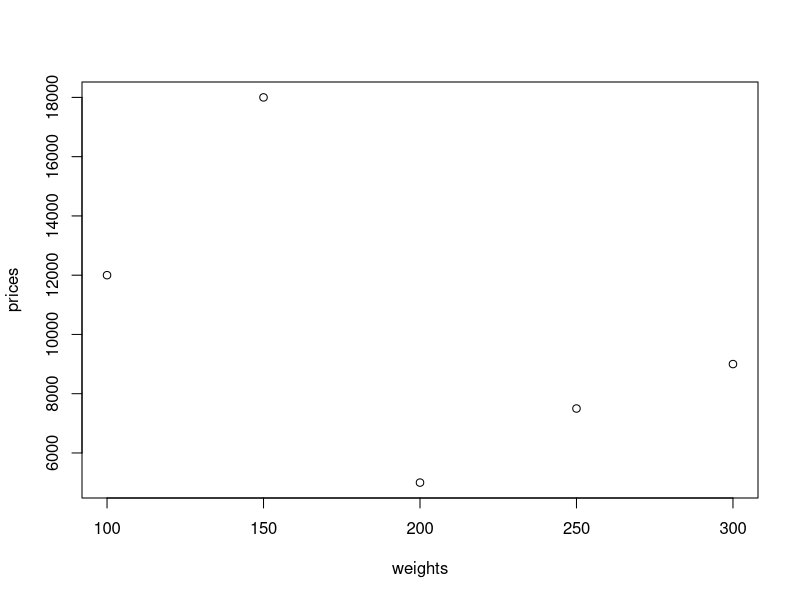
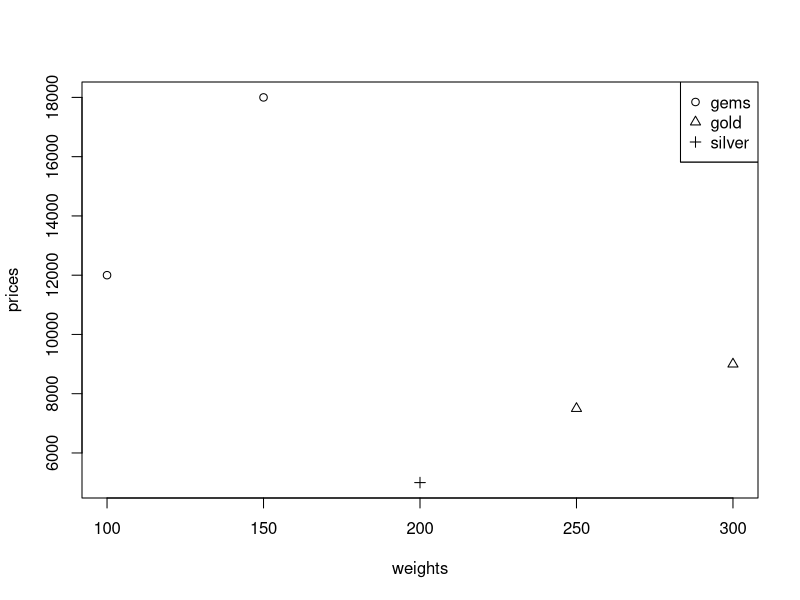

Recreate these plots in R, in order.
#make a vector with the type of good in each chest
chests <- c('gold', 'silver', 'gems', 'gold', 'gems')
#pass the vector to the factor function to categorize the values
types <- factor(chests)
#print the chests vector
print(chests)
#print the types factor (integer references to one of the factor levels)
print(types)
#pass the factor to the as.integer function to look @ underlying integers
as.integer(types)
#use levels function to get the factor levels
levels(types)
#use a factor to sep plots into categories.create 2 vectors. plot graph of the weight and value
weights <- c(300, 200, 100, 250, 150)
prices <- c(9000, 5000, 12000, 7500, 18000)
plot(weights, prices)
#use dif plot characters for each type by converting the factor to integers and passing it through the pch arguments of plot
plot(weights, prices, pch=as.integer(types))
#add a legend to show what symbols mean. the legend func takes a location to draw in, a vector with label names and a vector with numeric plot character IDs
legend("topright", c("gems", "gold", "silver"), pch=1:3)
#derive the labels and plot characters by using the levels function on the factor, so if one has to get rid of one you dont hav to go back & change it
legend("topright", levels(types), pch=1 : length(levels(types)))
